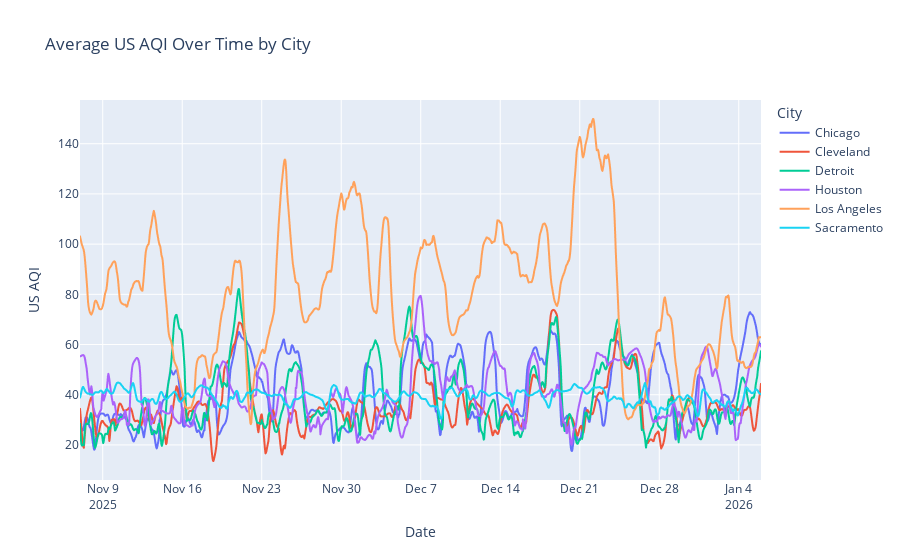

The notebook cell saved with this chart:
### Markdown cell above
### 2.2.2 Time-series exploratory data analysis (EDA) 
#### a) Plot the average US AQI by City over time

### Code cell
fig_aqi = px.line(
    df_avg,
    x="date",
    y="us_aqi",
    color="city",
    title="Average US AQI Over Time by City",
    labels={
        "date": "Date",
        "us_aqi": "US AQI",
        "city": "City"
    }
)

fig_aqi.show()

### Figure 1 — Plotly figure (JSON) as saved in the notebook; plotly's stock layout.template omitted (floating-point values rounded to 4 significant figures; data arrays with more than 128 entries replaced by an {"elided": "..."} marker saying what was removed)
{"data": [{"hovertemplate": "City=Chicago<br>Date=%{x}<br>US AQI=%{y}<extra></extra>", "legendgroup": "Chicago", "line": {"color": "#636efa", "dash": "solid"}, "marker": {"symbol": "circle"}, "mode": "lines", "name": "Chicago", "showlegend": true, "type": "scattergl", "x": {"elided": "1440 str values"}, "xaxis": "x", "y": {"elided": "1440 float values"}, "yaxis": "y"}, {"hovertemplate": "City=Cleveland<br>Date=%{x}<br>US AQI=%{y}<extra></extra>", "legendgroup": "Cleveland", "line": {"color": "#EF553B", "dash": "solid"}, "marker": {"symbol": "circle"}, "mode": "lines", "name": "Cleveland", "showlegend": true, "type": "scattergl", "x": {"elided": "1440 str values"}, "xaxis": "x", "y": {"elided": "1440 float values"}, "yaxis": "y"}, {"hovertemplate": "City=Detroit<br>Date=%{x}<br>US AQI=%{y}<extra></extra>", "legendgroup": "Detroit", "line": {"color": "#00cc96", "dash": "solid"}, "marker": {"symbol": "circle"}, "mode": "lines", "name": "Detroit", "showlegend": true, "type": "scattergl", "x": {"elided": "1440 str values"}, "xaxis": "x", "y": {"elided": "1440 float values"}, "yaxis": "y"}, {"hovertemplate": "City=Houston<br>Date=%{x}<br>US AQI=%{y}<extra></extra>", "legendgroup": "Houston", "line": {"color": "#ab63fa", "dash": "solid"}, "marker": {"symbol": "circle"}, "mode": "lines", "name": "Houston", "showlegend": true, "type": "scattergl", "x": {"elided": "1440 str values"}, "xaxis": "x", "y": {"elided": "1440 float values"}, "yaxis": "y"}, {"hovertemplate": "City=Los Angeles<br>Date=%{x}<br>US AQI=%{y}<extra></extra>", "legendgroup": "Los Angeles", "line": {"color": "#FFA15A", "dash": "solid"}, "marker": {"symbol": "circle"}, "mode": "lines", "name": "Los Angeles", "showlegend": true, "type": "scattergl", "x": {"elided": "1440 str values"}, "xaxis": "x", "y": {"elided": "1440 float values"}, "yaxis": "y"}, {"hovertemplate": "City=Sacramento<br>Date=%{x}<br>US AQI=%{y}<extra></extra>", "legendgroup": "Sacramento", "line": {"color": "#19d3f3", "dash": "solid"}, "marker": {"symbol": "circle"}, "mode": "lines", "name": "Sacramento", "showlegend": true, "type": "scattergl", "x": {"elided": "1440 str values"}, "xaxis": "x", "y": {"elided": "1440 float values"}, "yaxis": "y"}], "layout": {"legend": {"title": {"text": "City"}, "tracegroupgap": 0}, "title": {"text": "Average US AQI Over Time by City"}, "xaxis": {"anchor": "y", "domain": [0, 1], "title": {"text": "Date"}}, "yaxis": {"anchor": "x", "domain": [0, 1], "title": {"text": "US AQI"}}}}
